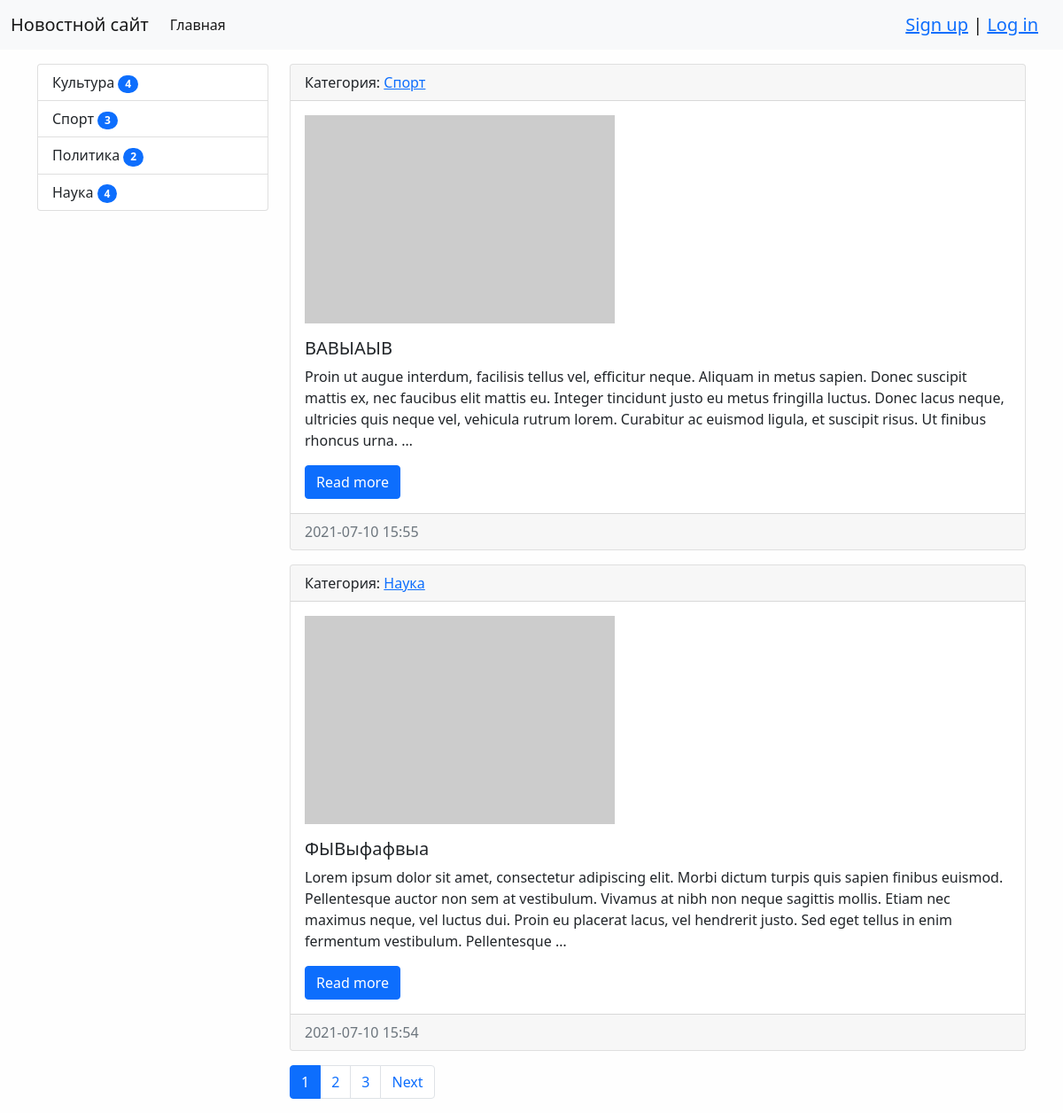
The page / on the database its author committed.
### news/models.py (models this page shows, shortened)
class Category(models.Model):
    title = models.CharField(max_length=150, verbose_name='Наименование', db_index=True)
    class Meta:
        verbose_name = 'Категория'
        verbose_name_plural = 'Категории'
        ordering = ['title']
    def __str__(self):
        return self.title
    def get_absolute_url(self):
        return reverse('index', kwargs={'category_id': self.pk})

class News(models.Model):
    title = models.CharField(max_length=150, verbose_name='Название')
    content = models.TextField(verbose_name='Содержание')
    creation_date = models.DateTimeField(auto_now_add=True, verbose_name='Создано')
    update_date = models.DateTimeField(auto_now=True, verbose_name='Обновлено')
    photo = models.ImageField(upload_to='photos/%Y/%m/%d/', verbose_name='Фото', blank=True)
    is_published = models.BooleanField(default=True, verbose_name='Опубликовано')
    views = models.IntegerField(default=0)
    category = models.ForeignKey('Category', on_delete=models.PROTECT, verbose_name='Категория')
    class Meta:
        verbose_name = 'Новость'
        verbose_name_plural = 'Новости'
        ordering = ['-creation_date', 'title']
    def get_absolute_url(self):
        return reverse('news_one', kwargs={'pk': self.pk})

### news/views.py (the view)
# urls.py: path('', HomeNews.as_view(), name='home'),
class HomeNews(MyMixin, ListView):
    model = News
    template_name = 'news/index.html'  # шаблон, по умолчанию news/news_list.html для ListView
    context_object_name = 'news'  # Объект в шаблоне, по умолчанию object_list для ListView
    mixin_prop = 'hello world'  # Пример работы примеси
    paginate_by = 2
    def get_context_data(self, *, object_list=None, **kwargs):
        context = super().get_context_data(**kwargs)  # Сохраняем старые значения
        context['title'] = 'Главная страница'  # Добавляем новые значения
        context['mixin_prop'] = self.get_upper_prop()
        return context
    def get_queryset(self):
        return News.objects.filter(is_published=True).select_related('category')

### news/templatetags/news_tags.py (called while the page is built)
@register.simple_tag()
def get_categories():
    return Category.objects.annotate(amount=Count('news', filter=F('news__is_published'))).filter(amount__gt=0)

### news/utils.py (called while the page is built)
    def get_upper_prop(self):
        return self.mixin_prop.upper()

### news/templates/news/index.html (shortened to what this page needs)
{% extends 'base.html' %}
{% block sidebar %}
{% include 'inc/_sidebar.html' %}
{% endblock sidebar %}
{% block content %}
{% for item in news %}
    <div class="card mb-3">
        <div class="card-header">
            Категория: <a href="{{ item.category.get_absolute_url }}">{{ item.category }}</a>
        </div>
        <div class="card-body">
            <div class="media">
                {% if item.photo %}
                <img class="mb-3" src="{{ item.photo.url }}" alt="" width="350">
                {% else %}
                <img class="mb-3" src="https://picsum.photos/350/235/?blur=2" alt="">
                {% endif %}
            </div>
            <div class="media-body">
                <h5 class="card-title">{{ item.title }}</h5>
                {% autoescape off %}
                <p class="card-text">{{ item.content | truncatewords:50}}</p>
                {% endautoescape %}
                <a href="{{ item.get_absolute_url }}" class="btn btn-primary">Read more</a>
            </div>
        </div>
        <div class="card-footer text-muted">
            {{ item.creation_date | date:"Y-m-d H:i" }}
        </div>
    </div>
{% empty %}
    <p>Новостей нет</p>
{% endfor %}
{% endblock content %}

### templates/inc/_sidebar.html (shortened to what this page needs)
{% load news_tags %}
<div class="list-group">
    {% get_categories as categories %}
    {% for item in categories %}
    <a href="{{ item.get_absolute_url }}" class="list-group-item list-group-item-action">
        {{ item.title }} <span class="badge bg-primary rounded-pill">{{ item.amount }}</span>
    </a>
    {% endfor %}
</div>

### mysite/static/css/style.css (style rules this page uses)
body { background-color: #fefefe; }

### rows shown on the page
Category: title "Культура", amount "4"
Category: title "Спорт", amount "3"
Category: title "Политика", amount "2"
Category: title "Наука", amount "4"
News: category "Спорт", title "ВАВЫАЫВ", content "Proin ut augue interdum, facilisis tellus vel, efficitur neque. Aliquam in metus sapien. Donec suscipit mattis ex, nec faucibus elit mattis eu. Integer tincidunt justo eu metus fringilla luctus. Donec lacus neque, ultricies quis neque vel, vehicula rutrum lorem. Curabitur ac euismod ligula, et suscipit risus. Ut finibus rhoncus urna. …", creation_date "2021-07-10 15:55"
News: category "Наука", title "ФЫВыфафвыа", content "Lorem ipsum dolor sit amet, consectetur adipiscing elit. Morbi dictum turpis quis sapien finibus euismod. Pellentesque auctor non sem at vestibulum. Vivamus at nibh non neque sagittis mollis. Etiam nec maximus neque, vel luctus dui. Proin eu placerat lacus, vel hendrerit justo. Sed eget tellus in enim fermentum vestibulum. Pellentesque …", creation_date "2021-07-10 15:54"

### other values the page prints
{{ p }} "1"
{{ p }} "2" "3"
